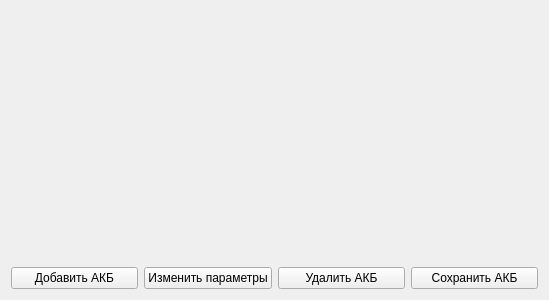
<?xml version="1.0" encoding="UTF-8"?>
<ui version="4.0">
 <class>BatteriesPage</class>
 <widget class="QWidget" name="BatteriesPage">
  <property name="geometry">
   <rect>
    <x>0</x>
    <y>0</y>
    <width>549</width>
    <height>300</height>
   </rect>
  </property>
  <property name="windowTitle">
   <string>Form</string>
  </property>
  <layout class="QVBoxLayout" name="verticalLayout" stretch="20,1">
   <item>
    <layout class="QHBoxLayout" name="tableLayout"/>
   </item>
   <item>
    <layout class="QHBoxLayout" name="horizontalLayout_2">
     <item>
      <widget class="QPushButton" name="addBattery_button">
       <property name="text">
        <string>Добавить АКБ</string>
       </property>
      </widget>
     </item>
     <item>
      <widget class="QPushButton" name="changeBatteryParams_button">
       <property name="text">
        <string>Изменить параметры</string>
       </property>
      </widget>
     </item>
     <item>
      <widget class="QPushButton" name="delBattery_button">
       <property name="text">
        <string>Удалить АКБ</string>
       </property>
      </widget>
     </item>
     <item>
      <widget class="QPushButton" name="saveBattery_button">
       <property name="text">
        <string>Сохранить АКБ</string>
       </property>
      </widget>
     </item>
    </layout>
   </item>
  </layout>
 </widget>
 <resources/>
 <connections/>
</ui>
